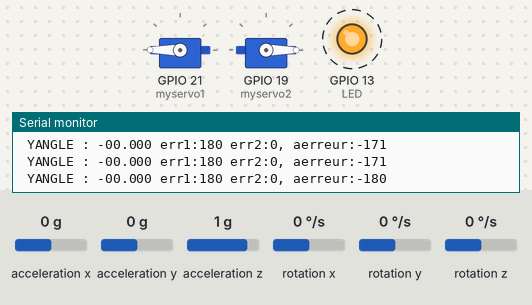
Simulated run of this sketch. Board: ESP32. Shown: 2 × servo, output pins drawn as LEDs (lit = HIGH), the last lines printed to the serial monitor. Dashed ring = blinking. The inputs (shaded band) are chosen by the test bench; at power-on: acceleration z 1 g, acceleration y 0 g, acceleration x 0 g, rotation x 0 °/s, rotation y 0 °/s, rotation z 0 °/s. Nothing arrives over Bluetooth unless stated.

Above: at 1.2 s.
1.3 s: acceleration z set to 0 g
At 3.9 s:
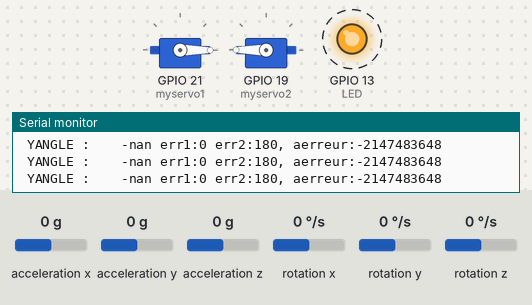
4.3 s: acceleration y set to -1.4 g
At 4.64 s:
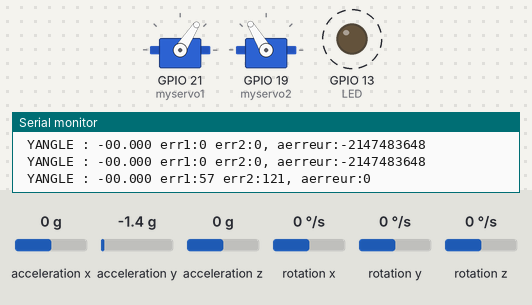
7.3 s: acceleration x set to -1.4 g
At 8.5 s:
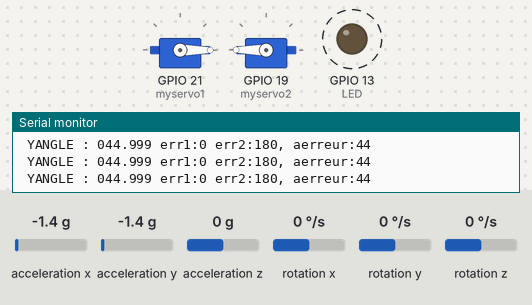
10.3 s: acceleration x set to 0 g
At 10.69 s:
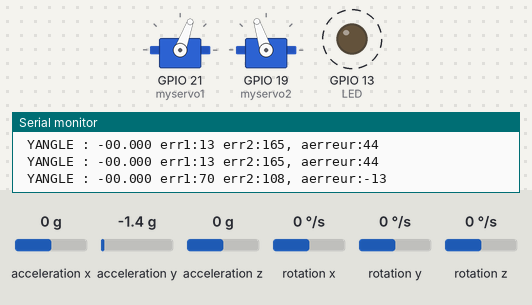
13.3 s: acceleration x set to -0.8 g
At 14.1 s:
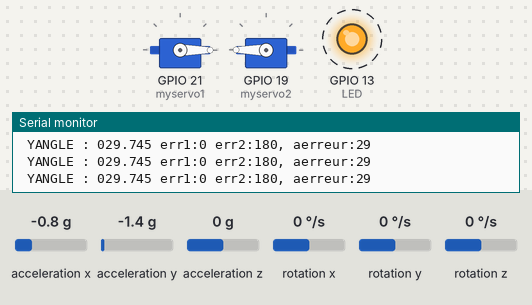
16.3 s: acceleration x set to 0 g
At 16.74 s:
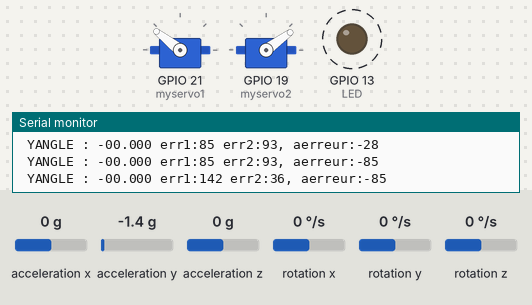
Timing chart, 0 to 20.3 s (numbered marks = the images above; inputs shaded):
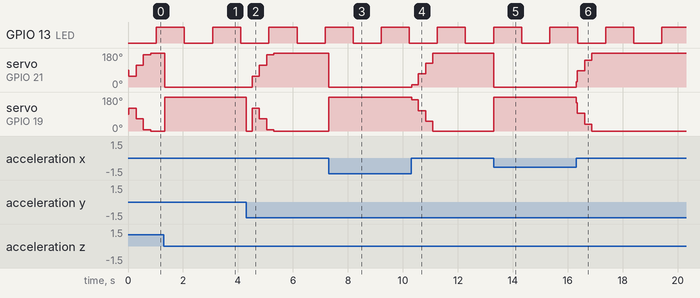

Measured:
- after the input at 1.3 s, servo on GPIO 21 (myservo1): 180° → 0° at once; servo on GPIO 19 (myservo2): 0° → 180° at once
- after the input at 4.3 s, servo on GPIO 21 (myservo1): 0° → 57° after 0.21 s, → 114° 0.27 s later, → 171° 0.26 s later, → 180° 0.26 s later; servo on GPIO 19 (myservo2): 180° → 0° at once, → 121° 0.20 s later, → 64° 0.27 s later, → 7° 0.26 s later, … (5 changes in this stretch)
- after the input at 7.3 s, servo on GPIO 21 (myservo1): 180° → 0° at once; servo on GPIO 19 (myservo2): 0° → 180° at once
- after the input at 10.3 s, servo on GPIO 21 (myservo1): 0° → 13° at once, → 70° 0.24 s later, → 127° 0.26 s later, → 180° 0.27 s later; servo on GPIO 19 (myservo2): 180° → 165° at once, → 108° 0.24 s later, → 51° 0.26 s later, → 0° 0.27 s later
- after the input at 13.3 s, servo on GPIO 21 (myservo1): 180° → 0° at once; servo on GPIO 19 (myservo2): 0° → 180° at once
- after the input at 16.3 s, servo on GPIO 21 (myservo1): 0° → 85° at once, → 142° 0.30 s later, → 180° 0.26 s later; servo on GPIO 19 (myservo2): 180° → 93° at once, → 36° 0.30 s later, → 0° 0.26 s later
- by itself, GPIO 13 (LED): alternates HIGH for 1.0 s and LOW for 1.0 s

The sketch:

Robot_Balancing_2023-2024_Canivet_Tom.ino
```cpp
#include <MPU6050.h>
#include <Adafruit_MPU6050.h>
#include <Adafruit_Sensor.h>
#include <Wire.h>
#include <ESP32Servo.h>
#include <BluetoothSerial.h>

#define _10ms 10

float ACCEL_YANGLE;         //variable de l'axe X et Y de l'accéléromètre du MPU6050
float x_out, y_out, z_out;  //variable de la sortie de l'axe X et Y de l'accéléromètre du MPU6050

MPU6050 mpu;     //initialisation du MPU6050
Servo myservo1;  //initilisation du moteur 1
Servo myservo2;  //initilisation du moteur 2

double Setpoint, Input;

int vd_1s = 0;
int vd_20ms = 0;
int vd_250ms = 0;
int vd_260ms = 0;
int vd_100ms = 0;

int aerreur = 0;
int berreur = 0;
int erreur1 = 0;
int erreur2 = 0;
int consigne = 0;


unsigned long previousMillis = 0;  //variable de la précédente millis
// Complementary filter variables
float angle = 0;     // Filtered angle / variable de la valeur de l'angle
float gyroRate = 0;  // Gyro rate / initalisation de la vitesse du gyroscope
float alpha = 0.98;  // Filter coefficient / variable du coéficient du filtre

// Bluetooth variables
const char *pin = "1234";             // code pour le bluetooth du micrcontrôleur
String myName = "robot_balance";      //
String slaveName = "ESP32-BT-Slave";  // le nom qui apparaît dans le bluetooth
BluetoothSerial SerialBT;             //initialisation du bluetooth du microcontrôleur

void Get_Accel_Angles() {

  int16_t ax, ay, az, gx, gy, gz;                // variable de l'accéléromètre et du gyscope avec l'axe X, Y et Z
  mpu.getMotion6(&ax, &ay, &az, &gx, &gy, &gz);  //erreur ici

  //Accelerometer data
  x_out = ax / 16384.0;
  y_out = ay / 16384.0;
  z_out = az / 16384.0;

  ACCEL_YANGLE = 57.295 * atan(-x_out / sqrt(pow(z_out, 2) + pow(y_out, 2)));

  //Gyroscope data
  gyroRate = gy / 65.5;  // Convert gyro rate to degrees per second

  // Complementary filter
  unsigned long currentMillis = millis();
  float dt = (currentMillis - previousMillis) / 1000.0;
  previousMillis = currentMillis;

  angle = alpha * (angle + gyroRate * dt) + (1 - alpha) * ACCEL_YANGLE;
}


int limite(int val, int lim_haute, int lim_basse) {
  if (val > lim_haute)
    return lim_haute;
  else if (val < lim_basse)
    return lim_basse;
  else
    return val;
}


#define LED 13
unsigned long tempsMemoriser;  // Pour mémoiriser le temps
bool Etat_LED = 0;

void setup() {
  pinMode(LED, OUTPUT);
  tempsMemoriser = millis();  // Initialisation du temps t
  Wire.begin();
  Serial.begin(115200);
  SerialBT.begin(slaveName);
  myservo1.attach(21);
  myservo2.attach(19);
  delay(1);

  mpu.initialize();
  if (mpu.testConnection()) {
    Serial.println("MPU6050 connection successful");
  } else {
    Serial.println("MPU6050 connection failed");
    while (1)
      ;
  }
}

void loop() {

  if (millis() >= tempsMemoriser + _10ms)  // si millis est égale au temps Mémoriser plus 10millisecond
  {

    tempsMemoriser = millis();  // Mise à jour de t pour le prochain passage


    Get_Accel_Angles();

    if (vd_1s++ >= 100)  //boucle de 1 seconde
    {
      vd_1s = 0;
      Etat_LED = !Etat_LED;  // Inversion de la variable Etat_LED (0 ==> 1 ==> 0 ==>...)
      digitalWrite(LED, Etat_LED);
    }

    /*  if (vd_10ms++ >= 1)  //boucle toute les 40millisecond
    {
      vd_10ms = 0;
      tempChute = (erreur1*);
    }*/

    if (vd_20ms++ >= 1)  //boucle toute les 20millisecond pour commander les servomoteurs
    {

      int tempCalcul = 0;

      vd_20ms = 0;
      Get_Accel_Angles();
      erreur1 = int(87 - ACCEL_YANGLE);
      erreur2 = int(91 + ACCEL_YANGLE);

      tempCalcul = int(((erreur1 - 90) * 10) - aerreur);

      erreur1 = int(limite(erreur1 + tempCalcul, 180, 0));
      erreur2 = int(limite(erreur2 - tempCalcul, 180, 0));

      myservo2.write(erreur2);
      myservo1.write(erreur1);
      berreur = ACCEL_YANGLE;
    }

    if (vd_250ms++ >= 25)  //boucle toute les 500millisecond
    {
      vd_250ms = 0;
      aerreur = berreur;
      aerreur = aerreur - erreur1;
    }
     if (vd_260ms++ >= 26)  //boucle toute les 500millisecond
    {
      vd_260ms = 0;
      //aerreur = 0;
    }
    if (vd_100ms++ >= 10)  //boucle toute les 100millisecond
    {
      vd_100ms = 0;

      Serial.printf("\n YANGLE : %07.3f err1:%d err2:%d, aerreur:%d", ACCEL_YANGLE, erreur1, erreur2, aerreur);
      SerialBT.printf("\n YANGLE : %07.3f err1:%d err2:%d", ACCEL_YANGLE, erreur1, erreur2);
    }
  }
}
```
